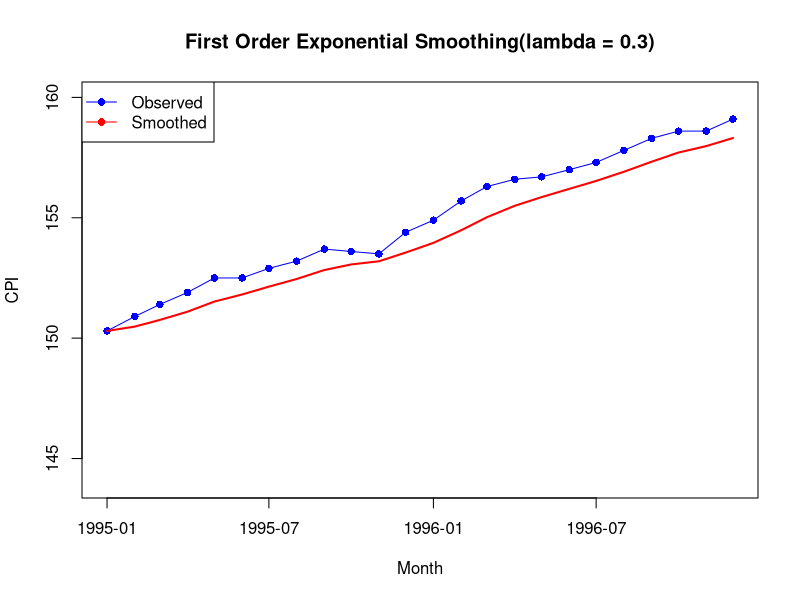
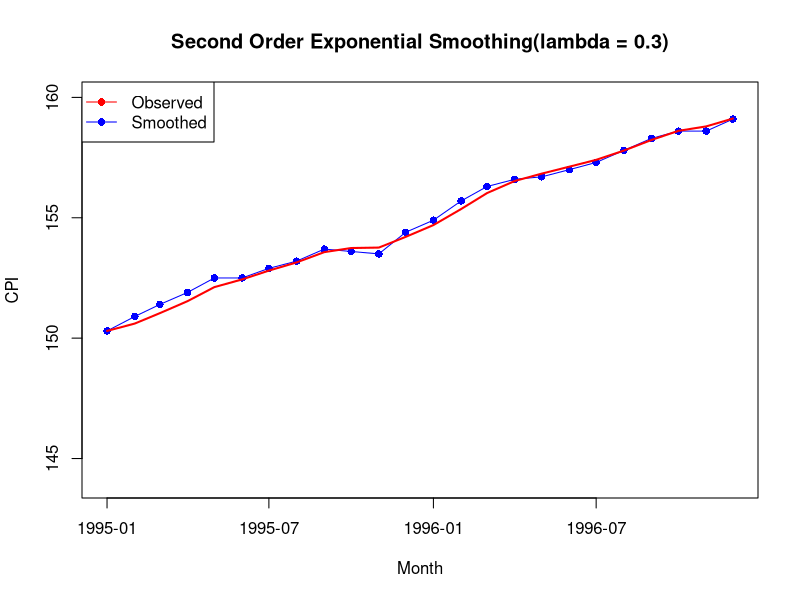

These charts were generated, in order, by the following R code:
cpi <- c(150.3,150.9,151.4,151.9,
        152.5,152.5,152.9,153.2,
        153.7,153.6,153.5,154.4,
        154.9,155.7,156.3,156.6,
        156.7,157.0,157.3,157.8,
        158.3,158.6,158.6,159.1)

month <- seq(as.Date("1995-01-01"),as.Date("1996-12-01"),by = "month")

#Params
lambda <- 0.3
n <- length(cpi)
n

#first - order expnential smoothing
y_tilde <- numeric(n)
y_tilde[1] <- cpi[1] #initial value

for (t in 2:n){
  y_tilde[t] <- lambda*cpi[t]+(1-lambda)*y_tilde[t-1]
}

#Combine results
result1 <- data.frame(
  Month = month,
  Observation = cpi,
  Smoothed = round(y_tilde,4)
)

#plot
plot(month,cpi,type = 'o',col = "blue", pch = 16,ylim = c(144,160),
     main = "First Order Exponential Smoothing(lambda = 0.3)", ylab = "CPI",xlab="Month")
lines(month,y_tilde,col = "red",lwd= 2)
legend("topleft",legend=c("Observed","Smoothed"),col = c("blue","red"),lty =1,pch =16)


#Second order exponential smoothing
y1 <- numeric(n)#first smoothed
y2 <- numeric(n)
forecast <-numeric(n)

#Initial values
y1[1] <- cpi[1]
y2[1] <- y1[1]

forecast[1] <- cpi[1]

for(t in 2:n){
  y1[t] <- lambda*cpi[t] + (1 - lambda)*y1[t-1]
  y2[t] <- lambda*y1[t] + (1-lambda)*y2[t-1]
  forecast[t] <- 2*y1[t]- y2[t]
}

#Combine results
result2 <- data.frame(
  Month = month,
  Observation = cpi,
  y1 = round(y1,4),
  y2 = round(y2,4),
  forecast = round(forecast,4)
)
print(result2)
#plot
plot(month,cpi,type = 'o',col = "blue", pch = 16,ylim = c(144,160),
     main = "Second Order Exponential Smoothing(lambda = 0.3)", ylab = "CPI",xlab="Month")
lines(month,forecast,col = "red",lwd= 2)
legend("topleft",legend=c("Observed","Smoothed"),col = c("red","blue"),lty =1,pch =16)

